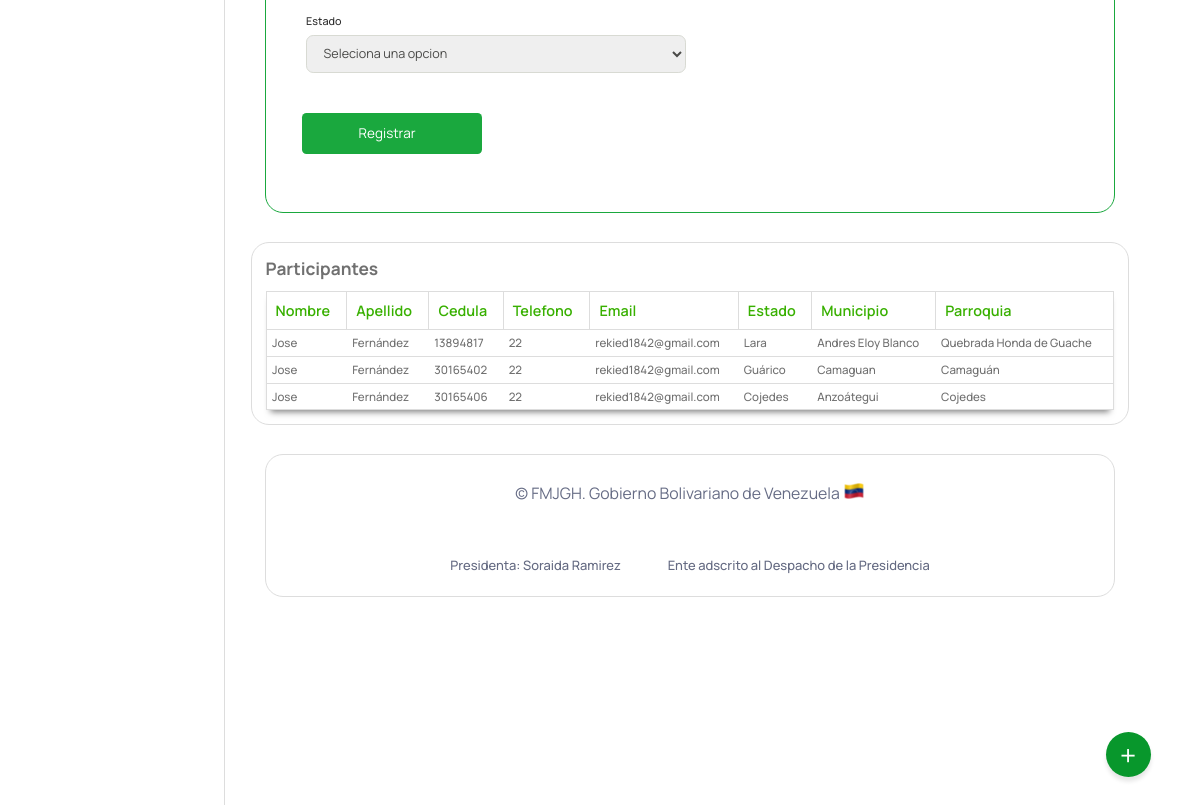
The app's page /Escritorio/12-D-VerEscuela.php?id=22 (signed in, lower part), older data.
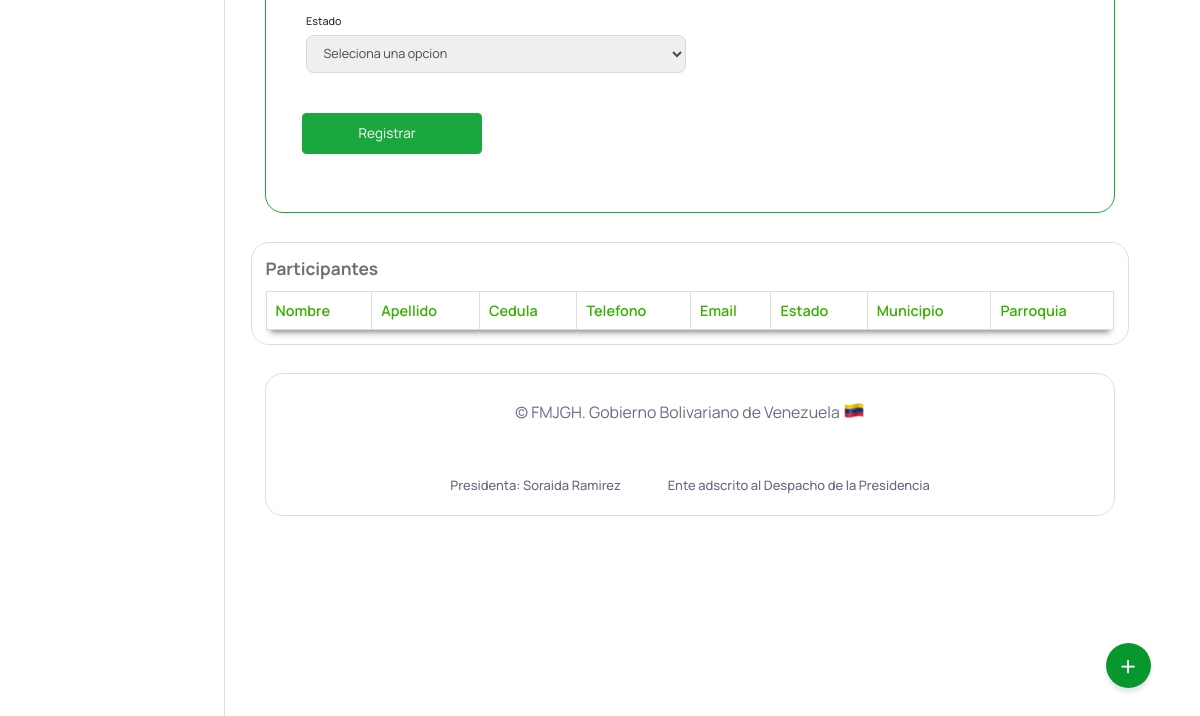
The same page, newer data.
### tables this page shows
CREATE TABLE `participante_escuela` (
  `cedula` int(10) NOT NULL,
  `nombre` text NOT NULL,
  `apellido` text NOT NULL,
  `discapacidad` varchar(10) DEFAULT NULL,
  `id_curso` int(11) NOT NULL,
  `telefono` varchar(12) NOT NULL,
  `fecha_nacimiento` date NOT NULL,
  `edad` int(2) NOT NULL,
  `sexo` char(2) NOT NULL,
  `nacionalidad` char(2) NOT NULL,
  `email` varchar(50) NOT NULL,
  `estado` varchar(10) NOT NULL,
  `municipio` varchar(20) NOT NULL,
  `parroquia` varchar(10) NOT NULL,
  PRIMARY KEY (`cedula`),
  KEY `id_curso` (`id_curso`),
  KEY `discapacidad` (`discapacidad`),
  KEY `estado` (`estado`,`municipio`,`parroquia`),
  KEY `municipio` (`municipio`),
  KEY `parroquia` (`parroquia`),
  CONSTRAINT `participante_escuela_ibfk_1` FOREIGN KEY (`estado`) REFERENCES `estados` (`id_estados`) ON DELETE CASCADE,
  CONSTRAINT `participante_escuela_ibfk_2` FOREIGN KEY (`municipio`) REFERENCES `municipios` (`id_municipios`) ON DELETE CASCADE,
  CONSTRAINT `participante_escuela_ibfk_3` FOREIGN KEY (`parroquia`) REFERENCES `parroquia` (`id`) ON DELETE CASCADE,
  CONSTRAINT `participante_escuela_ibfk_4` FOREIGN KEY (`id_curso`) REFERENCES `escuela_comunitaria` (`id_curso`) ON DELETE CASCADE
);

CREATE TABLE `estados` (
  `id_estados` varchar(10) NOT NULL,
  `nombre_estado` text NOT NULL,
  `codigo` varchar(255) NOT NULL,
  PRIMARY KEY (`id_estados`)
);

CREATE TABLE `municipios` (
  `id_municipios` varchar(20) NOT NULL,
  `estado` varchar(10) NOT NULL,
  `nombre` text NOT NULL,
  PRIMARY KEY (`id_municipios`),
  KEY `estado` (`estado`)
);

CREATE TABLE `parroquia` (
  `id` varchar(10) NOT NULL,
  `municipio` varchar(20) NOT NULL,
  `nombre_parroquia` text NOT NULL,
  PRIMARY KEY (`id`),
  KEY `municipio` (`municipio`)
);

### php/participante_escuela.php (called while the page is built, shortened)
<?php
include_once("ManejadorBD.php");
class participante_escuela extends ManejadorBD{
        private $id_curso;
        private $cnn;
        public function __construct($tipoConexion){
            $this->cnn = parent::conectar($tipoConexion);
        }
		public function setid_curso ($id_curso)
		{
		    $this->id_curso = $id_curso;
		}
		public function consultarTodosParticipantes(){
			try{
				$stmt = $this->cnn->prepare("SELECT participante_escuela.cedula, participante_escuela.nombre , participante_escuela.apellido, participante_escuela.discapacidad, participante_escuela.id_curso, participante_escuela.telefono, participante_escuela.email, estados.nombre_estado, municipios.nombre as nombre_municipio, parroquia.nombre_parroquia
				FROM `participante_escuela`, estados, municipios, parroquia
				WHERE estados.id_estados = participante_escuela.estado
                and municipios.id_municipios = participante_escuela.municipio
                and parroquia.id = participante_escuela.parroquia
                and participante_escuela.id_curso = :id_curso" );
				$stmt->setFetchMode(PDO::FETCH_ASSOC);
				$stmt->bindParam(':id_curso', $this->id_curso);
				$stmt->execute();
				return $stmt->fetchAll();
	        }catch(PDOException $error) {
				echo "Error: ejecutando consulta SQL.".$error->getMessage();
				exit();
	        }
		}
}
?>

### php/ManejadorBD.php (called while the page is built, shortened)
<?php
	class ManejadorBD extends PDO {
		public $srv	= SRV;
		public $usr	= USR;
		public $pas	= PAS;
		public $dbn	= BDN;
		public function conectar($tipoConexion){
			try{
				switch ($tipoConexion) {
				    case 1:
				        $dsn = "mysql:host=$this->srv;dbname=$this->dbn";
				        break;
				}
				$dbh = new PDO($dsn, $this->usr, $this->pas);
    			$dbh->setAttribute(PDO::ATTR_ERRMODE, PDO::ERRMODE_EXCEPTION);
			}catch(PDOException $error){
                echo "Error al Conectar con la Base de Datos: ".$error->getMessage();
                exit();
			}
            $this->conexionBD = $dbh;
			return $this->conexionBD;
		}
	}
?>

### Escritorio/12-D-VerEscuela.php (the view, shortened to what the changed rows need)
<?php
include_once("partearriba.php");
?>
<link rel="stylesheet" type="text/css" href="https://cdn.datatables.net/1.11.3/css/jquery.dataTables.min.css">
<div class="dash-contenido">
    <div class="cont-registro">
                        <?php
                        $numero = $_REQUEST["id"];
                        ?>
        <div class="tabla-atencion">
            <h2>Participantes</h2>
            <table id="atencion">
                <thead>
                    <tr>
                        <th>Nombre</th>
                        <th>Apellido</th>
                        <th>Cedula</th>
                        <th>Telefono</th>
                        <th>Email</th>
                        <th>Estado</th>
                        <th>Municipio</th>
                        <th>Parroquia</th>
                    </tr>
                </thead>
                <tbody>
                    <?php
                    include_once("../php/participante_escuela.php");
                    $aten = new participante_escuela(1);
                    $aten->setid_curso($numero);
                    $consulta = $aten->consultarTodosParticipantes();
                    if ($consulta) {
                        foreach ($consulta as $registros) {
                    ?>
                            <tr>
                                <td><?php echo $registros["nombre"] ?></td>
                                <td><?php echo $registros["apellido"] ?></td>
                                <td><?php echo $registros["cedula"] ?></td>
                                <td><?php echo $registros["telefono"] ?></td>
                                <td><?php echo $registros["email"] ?></td>
                                <td><?php echo $registros["nombre_estado"] ?></td>
                                <td><?php echo $registros["nombre_municipio"] ?></td>
                                <td><?php echo $registros["nombre_parroquia"] ?></td>
                            </tr>
                    <?php
                        }
                    }
                    ?>
                </tbody>
            </table>
        </div>
        <?php
        include_once("parteabajo.php");
        ?>

Row changes from the older to the newer data that the page shows:
removed participante_escuela: nombre "Jose", apellido "Fernández", cedula "13894817", telefono "22", email "rekied1842@gmail.com", estado.nombre_estado "Lara", municipio.nombre "Andres Eloy Blanco", parroquia.nombre_parroquia "Quebrada Honda de Guache"
removed participante_escuela: nombre "Jose", apellido "Fernández", cedula "30165402", telefono "22", email "rekied1842@gmail.com", estado.nombre_estado "Guárico", municipio.nombre "Camaguan", parroquia.nombre_parroquia "Camaguán"
removed participante_escuela: nombre "Jose", apellido "Fernández", cedula "30165406", telefono "22", email "rekied1842@gmail.com", estado.nombre_estado "Cojedes", municipio.nombre "Anzoátegui", parroquia.nombre_parroquia "Cojedes"
